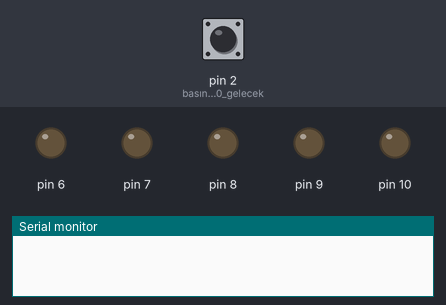
Bench run of a sketch on a simulated Arduino Uno, built with avr-gcc and run on an emulated ATmega328P. Shown: output pins drawn as LEDs (lit = HIGH), the last lines printed to the serial monitor. The inputs (shaded band) are chosen by the test bench; at power-on: pin 2 (basınca_0_gelecek) HIGH. Random numbers use the default seed unless the sketch sets one.

Above: at 1.2 s.
1.3 s: pin 2 (basınca_0_gelecek) pulled LOW for 3.2 s
At 2.3 s:
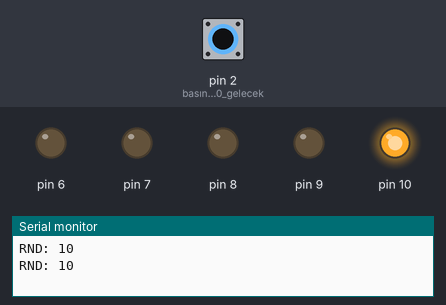
At 4.2 s:
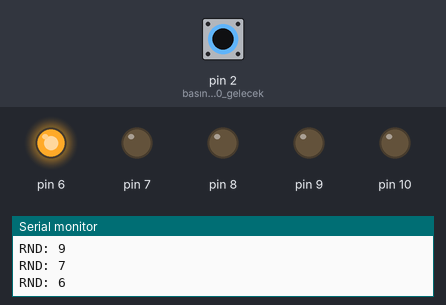
6.0 s: pin 2 (basınca_0_gelecek) pulled LOW for 0.15 s
At 7.1 s:
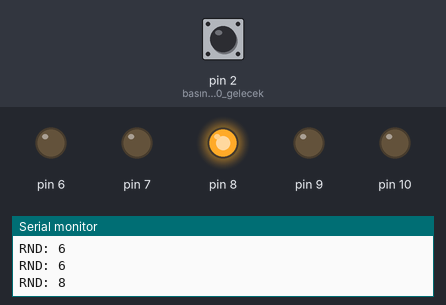
Timing chart, 0 to 9.0 s (numbered marks = the images above; inputs shaded):
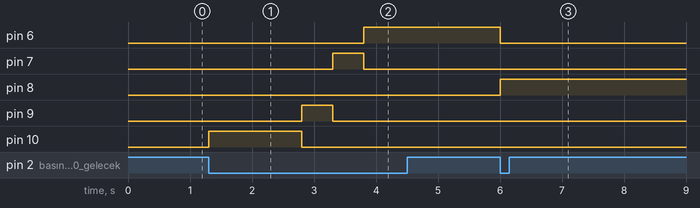

The sketch:

rdnLEDKontrol_34.ino
```cpp
int onceki = 0;
void setup() {
  // put your setup code here, to run once:
  Serial.begin(9600);//seri haberleşme başlatıldı

  randomSeed(analogRead(0));  //A0

  pinMode(2, INPUT_PULLUP);   //basınca 0 gelecek
  //ledler çıkış olarak ayarlandı
  for(int i = 6;i<=10;i++)
    pinMode(i, OUTPUT);

}

void loop() {
  // put your main code here, to run repeatedly:
  int btnDeger = digitalRead(2);
  //butona basılı ise
  if (btnDeger == 0)  //PULLUP olduğu için
  {
    int rnd = random(6,11);  //6,7,8,9,10

    //önceki ledi sondur
    if(onceki!=0)
    digitalWrite(onceki,0);

    digitalWrite(rnd, 1);

    onceki = rnd;//bir sonraki tıklama için şimdi yakılan ledi onceki led olarak atadık
    Serial.print("RND: ");
    Serial.println(rnd);
    delay(500);
  }
}
```

Measured:
- after the input at 1.3 s, pin 6: LOW → HIGH after 2.5 s; pin 7: LOW → HIGH after 2.0 s, → LOW 0.50 s later; pin 9: LOW → HIGH after 1.5 s, → LOW 0.50 s later; pin 10: LOW → HIGH at once, → LOW 1.5 s later
- after the input at 6.0 s, pin 6: HIGH → LOW at once; pin 8: LOW → HIGH at once
